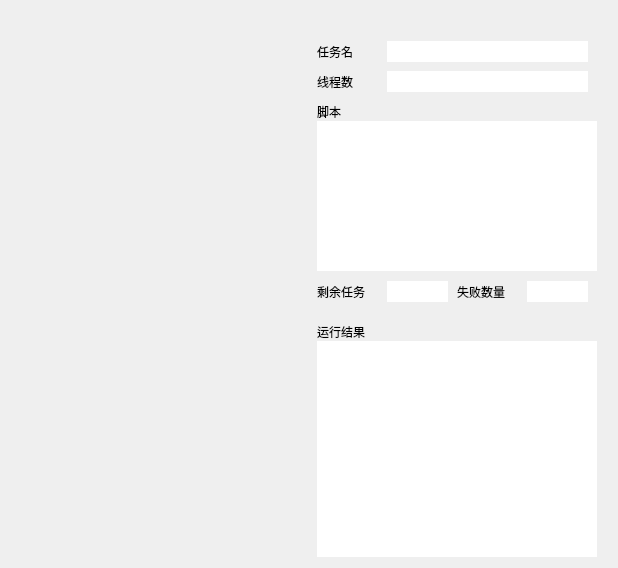
<?xml version="1.0" encoding="UTF-8"?>
<ui version="4.0">
 <class>Form</class>
 <widget class="QWidget" name="Form">
  <property name="geometry">
   <rect>
    <x>0</x>
    <y>0</y>
    <width>618</width>
    <height>568</height>
   </rect>
  </property>
  <property name="windowTitle">
   <string>Form</string>
  </property>
  <layout class="QHBoxLayout" name="horizontalLayout">
   <item>
    <widget class="QWidget" name="widget" native="true">
     <layout class="QVBoxLayout" name="verticalLayout">
      <item>
       <layout class="QGridLayout" name="gridLayout"/>
      </item>
     </layout>
    </widget>
   </item>
   <item>
    <widget class="QWidget" name="widget_2" native="true">
     <property name="minimumSize">
      <size>
       <width>300</width>
       <height>0</height>
      </size>
     </property>
     <property name="maximumSize">
      <size>
       <width>300</width>
       <height>16777215</height>
      </size>
     </property>
     <widget class="QLabel" name="label">
      <property name="geometry">
       <rect>
        <x>10</x>
        <y>30</y>
        <width>53</width>
        <height>21</height>
       </rect>
      </property>
      <property name="text">
       <string>任务名</string>
      </property>
     </widget>
     <widget class="QLineEdit" name="taskName">
      <property name="geometry">
       <rect>
        <x>80</x>
        <y>30</y>
        <width>201</width>
        <height>21</height>
       </rect>
      </property>
      <property name="frame">
       <bool>false</bool>
      </property>
      <property name="readOnly">
       <bool>true</bool>
      </property>
     </widget>
     <widget class="QLineEdit" name="numberOfThreads">
      <property name="geometry">
       <rect>
        <x>80</x>
        <y>60</y>
        <width>201</width>
        <height>21</height>
       </rect>
      </property>
      <property name="frame">
       <bool>false</bool>
      </property>
      <property name="readOnly">
       <bool>true</bool>
      </property>
     </widget>
     <widget class="QLabel" name="label_2">
      <property name="geometry">
       <rect>
        <x>10</x>
        <y>60</y>
        <width>53</width>
        <height>21</height>
       </rect>
      </property>
      <property name="text">
       <string>线程数</string>
      </property>
     </widget>
     <widget class="QLabel" name="label_3">
      <property name="geometry">
       <rect>
        <x>10</x>
        <y>90</y>
        <width>53</width>
        <height>21</height>
       </rect>
      </property>
      <property name="text">
       <string>脚本</string>
      </property>
     </widget>
     <widget class="QTextEdit" name="script">
      <property name="geometry">
       <rect>
        <x>10</x>
        <y>110</y>
        <width>280</width>
        <height>150</height>
       </rect>
      </property>
      <property name="frameShape">
       <enum>QFrame::NoFrame</enum>
      </property>
      <property name="readOnly">
       <bool>true</bool>
      </property>
     </widget>
     <widget class="QLabel" name="label_4">
      <property name="geometry">
       <rect>
        <x>10</x>
        <y>310</y>
        <width>53</width>
        <height>21</height>
       </rect>
      </property>
      <property name="text">
       <string>运行结果</string>
      </property>
     </widget>
     <widget class="QLineEdit" name="remainingTasks">
      <property name="geometry">
       <rect>
        <x>80</x>
        <y>270</y>
        <width>61</width>
        <height>21</height>
       </rect>
      </property>
      <property name="frame">
       <bool>false</bool>
      </property>
      <property name="readOnly">
       <bool>true</bool>
      </property>
     </widget>
     <widget class="QLabel" name="label_5">
      <property name="geometry">
       <rect>
        <x>10</x>
        <y>270</y>
        <width>53</width>
        <height>21</height>
       </rect>
      </property>
      <property name="text">
       <string>剩余任务</string>
      </property>
     </widget>
     <widget class="QTextEdit" name="operationResults">
      <property name="geometry">
       <rect>
        <x>10</x>
        <y>330</y>
        <width>280</width>
        <height>471</height>
       </rect>
      </property>
      <property name="frameShape">
       <enum>QFrame::NoFrame</enum>
      </property>
      <property name="readOnly">
       <bool>true</bool>
      </property>
     </widget>
     <widget class="QLabel" name="label_6">
      <property name="geometry">
       <rect>
        <x>150</x>
        <y>270</y>
        <width>53</width>
        <height>21</height>
       </rect>
      </property>
      <property name="text">
       <string>失败数量</string>
      </property>
     </widget>
     <widget class="QLineEdit" name="numberOfFailures">
      <property name="geometry">
       <rect>
        <x>220</x>
        <y>270</y>
        <width>61</width>
        <height>21</height>
       </rect>
      </property>
      <property name="frame">
       <bool>false</bool>
      </property>
      <property name="readOnly">
       <bool>true</bool>
      </property>
     </widget>
    </widget>
   </item>
  </layout>
 </widget>
 <resources/>
 <connections/>
</ui>
